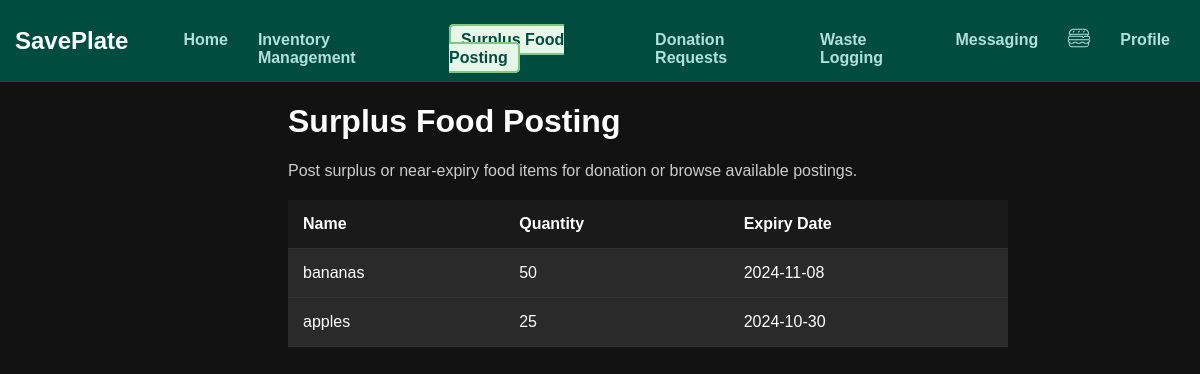
/foodposting (signed in), run on the app's committed database.
### app.py (models this page shows)
class AvailablePost(db.Model):
    id = db.Column(db.Integer, primary_key=True)
    name = db.Column(db.String(100), nullable=False)
    quantity = db.Column(db.Integer, nullable=False)
    expiry_date = db.Column(db.String(10), nullable=False)

### app.py (the view)
@app.route('/foodposting', methods=['GET'])
def foodPosting():
    available_posts = AvailablePost.query.all()  # Fetch all posted items
    return render_template('foodposting.html', available_posts=available_posts)

### templates/foodposting.html (shortened to what this page needs)
{% extends 'base.html' %} {% block title %}Surplus Food Posting{% endblock %} {%
block content %}
<div class="flex-container">
  <main class="food-posting">
    <h1>Surplus Food Posting</h1>
    <p>
      Post surplus or near-expiry food items for donation or browse available
      postings.
    </p>
    <table class="available-food-table">
      <thead>
        <tr>
          <th>Name</th>
          <th>Quantity</th>
          <th>Expiry Date</th>
        </tr>
      </thead>
      <tbody>
        {% for post in available_posts %}
        <tr>
          <td>{{ post.name }}</td>
          <td>{{ post.quantity }}</td>
          <td>{{ post.expiry_date }}</td>
        </tr>
        {% endfor %}
      </tbody>
    </table>
  </main>
</div>
{% endblock %}

### static/static/styles.css (style rules this page uses)
body { background-color: #121212; color: #ffffff; font-family: Arial, sans-serif; margin: 0; padding: 0; }
h1, h2 { color: #ffffff; }
p { color: #cccccc; }
table { width: 100%; border-collapse: collapse; margin: 20px 0; }
table th, table td { padding: 15px; text-align: left; border-bottom: 1px solid #333; }
table th { background-color: #1a1a1a; color: white; }
table td { background-color: #2a2a2a; color: white; }
.flex-container { display: flex; flex-direction: column; width: 60%; transform: translateX(40%); }

### data on the page
AvailablePost: name "bananas", quantity "50", expiry_date "2024-11-08"
AvailablePost: name "apples", quantity "25", expiry_date "2024-10-30"
